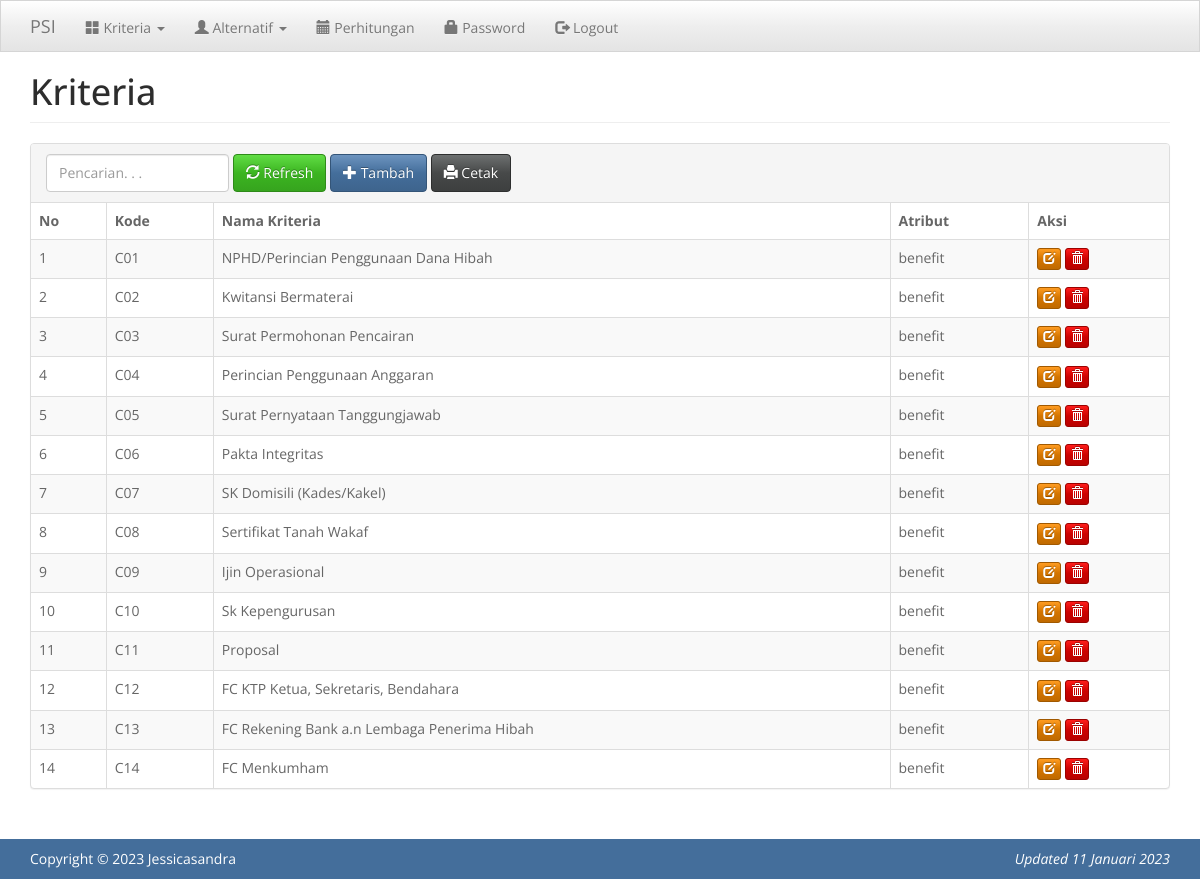
Screenshot of /index.php?m=kriteria (signed in) with the database file from the repository.
### tables this page shows
CREATE TABLE `tb_kriteria` (
  `kode_kriteria` varchar(16) NOT NULL,
  `nama_kriteria` varchar(256) DEFAULT NULL,
  `atribut` varchar(16) DEFAULT NULL,
  PRIMARY KEY (`kode_kriteria`)
);

### functions.php (called while the page is built, shortened)
<?php
include 'config.php';
include 'includes/db.php';
$db = new DB($config['server'], $config['username'], $config['password'], $config['database_name']);
function input_get($key)
{
    if (isset($_GET[$key]))
        return $_GET[$key];
}
$mod = input_get('m');
function esc_field($str)
{
    return addslashes($str);
}

### config.php (called while the page is built)
<?php
$config["server"] = 'localhost';
$config["username"] = 'root';
$config["password"] = '';
$config["database_name"] = 'psi';

### includes/db.php (called while the page is built, shortened)
<?php
class DB
{
    var $conn = null;
    public function __construct($host, $username, $passwd, $dbname)
    {
        $this->conn = mysqli_connect($host, $username, $passwd, $dbname);
    }
    public function query($sql)
    {
        $query = mysqli_query($this->conn, $sql) or die('<pre>Error mysqli_query: ' . mysqli_error($this->conn) . '<br />' . $sql . '</pre>');
        return $query;
    }
    public function get_results($sql)
    {
        $query = $this->query($sql);
        $arr = array();
        while ($row = mysqli_fetch_object($query)) {
            $arr[] = $row;
        }
        return $arr;
    }
}

### kriteria.php (the view, shortened to what this page needs)
<div class="page-header">
    <h1>Kriteria</h1>
</div>
<div class="panel panel-default">
    <div class="panel-heading">
        <form class="form-inline">
            <div class="form-group">
                <input class="form-control" type="text" placeholder="Pencarian. . ." name="q" value="<?= input_get('q') ?>" />
            </div>
            <div class="form-group">
                <button class="btn btn-success"><span class="glyphicon glyphicon-refresh"></span> Refresh</button>
            </div>
            <div class="form-group">
                <a class="btn btn-primary" href="?m=kriteria_tambah"><span class="glyphicon glyphicon-plus"></span> Tambah</a>
            </div>
            <div class="form-group">
                <a class="btn btn-default" target="_blank" href="cetak.php?<?= $_SERVER['QUERY_STRING'] ?>"><span class="glyphicon glyphicon-print"></span> Cetak</a>
            </div>
        </form>
    </div>
    <div class="table-responsive">
        <table class="table table-bordered table-hover table-striped">
            <thead>
                <tr>
                    <th>No</th>
                    <th>Kode</th>
                    <th>Nama Kriteria</th>
                    <th>Atribut</th>
                    <th>Aksi</th>
                </tr>
            </thead>
            <?php
            $q = esc_field(input_get('q'));
            $rows = $db->get_results("SELECT * FROM tb_kriteria WHERE nama_kriteria LIKE '%$q%' ORDER BY kode_kriteria");
            $no = 0;
            foreach ($rows as $row) : ?>
                <tr>
                    <td><?= ++$no ?></td>
                    <td><?= $row->kode_kriteria ?></td>
                    <td><?= $row->nama_kriteria ?></td>
                    <td><?= $row->atribut ?></td>
                    <td>
                        <a class="btn btn-xs btn-warning" href="?m=kriteria_ubah&ID=<?= $row->kode_kriteria ?>"><span class="glyphicon glyphicon-edit"></span></a>
                        <a class="btn btn-xs btn-danger" href="aksi.php?act=kriteria_hapus&ID=<?= $row->kode_kriteria ?>" onclick="return confirm('Hapus data?')"><span class="glyphicon glyphicon-trash"></span></a>
                    </td>
                </tr>
            <?php endforeach ?>
        </table>
    </div>
</div>

### index.php (shortened to what this page needs)
<?php
include 'functions.php';
?>
<!DOCTYPE html>
<html lang="en">
<head>
	<link href="assets/css/spacelab-bootstrap.min.css" rel="stylesheet" />
	<link href="assets/css/general.css" rel="stylesheet" />
</head>
<body>
	<nav class="navbar navbar-default navbar-static-top">
		<div class="container">
			<div class="navbar-header">
				<a class="navbar-brand" href="?">PSI</a>
			</div>
			<div id="navbar" class="navbar-collapse collapse">
				<ul class="nav navbar-nav">
					<?php if ($_SESSION['level'] == 'admin') : ?>
						<li class="dropdown">
							<a href="?m=kriteria" class="dropdown-toggle" data-toggle="dropdown" role="button" aria-expanded="false"><span class="glyphicon glyphicon-th-large"></span> Kriteria <span class="caret"></span></a>
						</li>
						<li class="dropdown">
							<a href="?m=alternatif" class="dropdown-toggle" data-toggle="dropdown" role="button" aria-expanded="false"><span class="glyphicon glyphicon-user"></span> Alternatif <span class="caret"></span></a>
						</li>
					<?php endif ?>
					<li><a href="?m=hitung"><span class="glyphicon glyphicon-calendar"></span> Perhitungan</a></li>
					<li><a href="?m=password"><span class="glyphicon glyphicon-lock"></span> Password</a></li>
					<li><a href="aksi.php?act=logout"><span class="glyphicon glyphicon-log-out"></span> Logout</a></li>
				</ul>
			</div>
		</div>
	</nav>
	<div class="container">
		<?php
		if (file_exists($mod . '.php'))
			include $mod . '.php';
		else
			include 'home.php';
		?>
	</div>
	<footer class="footer bg-primary">
		<div class="container">
			<p>Copyright &copy; <?= date('Y') ?> Jessicasandra <em class="pull-right">Updated 11 Januari 2023</em></p>
		</div>
	</footer>
</body>
</html>

### assets/css/general.css (style rules this page uses)
html { position: relative; min-height: 100%; }
body { margin-bottom: 70px; }
.footer { position: absolute; bottom: 0; width: 100%; height: 40px; }
.footer .container p { margin: 10px 0; }
.page-header { margin-top: 0; padding-bottom: 0; }
.page-header h1 { margin-top: 0; }

### rows the page displays
tb_kriteria: kode_kriteria "C01", nama_kriteria "NPHD/Perincian Penggunaan Dana Hibah", atribut "benefit"
tb_kriteria: kode_kriteria "C02", nama_kriteria "Kwitansi Bermaterai", atribut "benefit"
tb_kriteria: kode_kriteria "C03", nama_kriteria "Surat Permohonan Pencairan", atribut "benefit"
tb_kriteria: kode_kriteria "C04", nama_kriteria "Perincian Penggunaan Anggaran", atribut "benefit"
tb_kriteria: kode_kriteria "C05", nama_kriteria "Surat Pernyataan Tanggungjawab", atribut "benefit"
tb_kriteria: kode_kriteria "C06", nama_kriteria "Pakta Integritas", atribut "benefit"
tb_kriteria: kode_kriteria "C07", nama_kriteria "SK Domisili (Kades/Kakel)", atribut "benefit"
tb_kriteria: kode_kriteria "C08", nama_kriteria "Sertifikat Tanah Wakaf", atribut "benefit"
tb_kriteria: kode_kriteria "C09", nama_kriteria "Ijin Operasional", atribut "benefit"
tb_kriteria: kode_kriteria "C10", nama_kriteria "Sk Kepengurusan", atribut "benefit"
tb_kriteria: kode_kriteria "C11", nama_kriteria "Proposal", atribut "benefit"
tb_kriteria: kode_kriteria "C12", nama_kriteria "FC KTP Ketua, Sekretaris, Bendahara", atribut "benefit"
tb_kriteria: kode_kriteria "C13", nama_kriteria "FC Rekening Bank a.n Lembaga Penerima Hibah", atribut "benefit"
tb_kriteria: kode_kriteria "C14", nama_kriteria "FC Menkumham", atribut "benefit"
